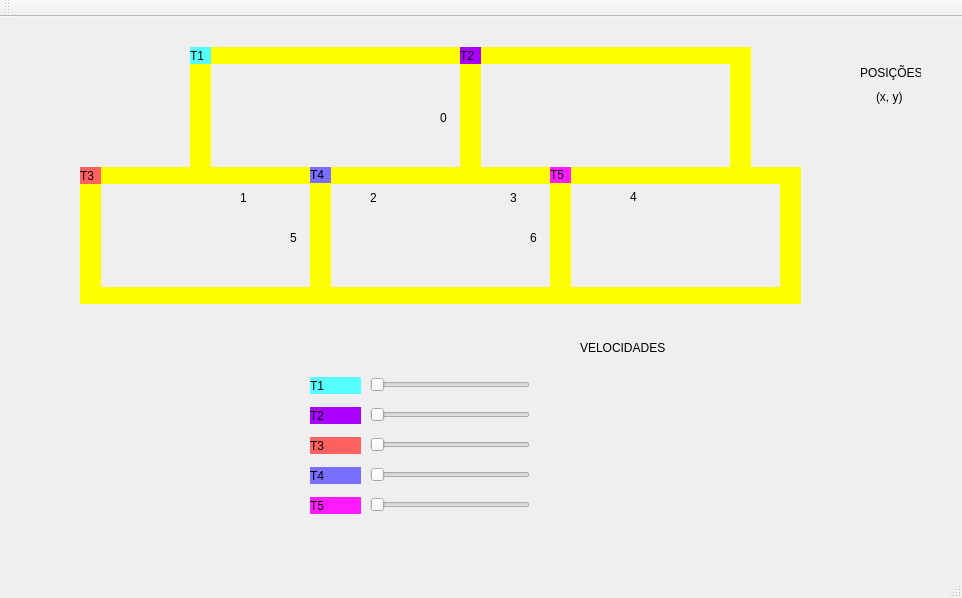
<?xml version="1.0" encoding="UTF-8"?>
<ui version="4.0">
 <class>MainWindow</class>
 <widget class="QMainWindow" name="MainWindow">
  <property name="geometry">
   <rect>
    <x>0</x>
    <y>0</y>
    <width>962</width>
    <height>598</height>
   </rect>
  </property>
  <property name="windowTitle">
   <string>MainWindow</string>
  </property>
  <widget class="QWidget" name="centralWidget">
   <widget class="QLabel" name="label_trem1">
    <property name="geometry">
     <rect>
      <x>190</x>
      <y>30</y>
      <width>21</width>
      <height>17</height>
     </rect>
    </property>
    <property name="styleSheet">
     <string notr="true">background-color: rgb(85, 255, 255);</string>
    </property>
    <property name="text">
     <string>T1</string>
    </property>
   </widget>
   <widget class="QLabel" name="label_trilho1">
    <property name="geometry">
     <rect>
      <x>210</x>
      <y>30</y>
      <width>250</width>
      <height>17</height>
     </rect>
    </property>
    <property name="styleSheet">
     <string notr="true">QLabel { background: yellow}</string>
    </property>
    <property name="text">
     <string/>
    </property>
   </widget>
   <widget class="QLabel" name="label_trilho2">
    <property name="geometry">
     <rect>
      <x>210</x>
      <y>150</y>
      <width>250</width>
      <height>17</height>
     </rect>
    </property>
    <property name="styleSheet">
     <string notr="true">QLabel { background: yellow}</string>
    </property>
    <property name="text">
     <string/>
    </property>
   </widget>
   <widget class="QLabel" name="label_trilho3">
    <property name="geometry">
     <rect>
      <x>460</x>
      <y>30</y>
      <width>21</width>
      <height>137</height>
     </rect>
    </property>
    <property name="styleSheet">
     <string notr="true">QLabel { background: yellow}</string>
    </property>
    <property name="text">
     <string/>
    </property>
   </widget>
   <widget class="QLabel" name="label_trilho4">
    <property name="geometry">
     <rect>
      <x>190</x>
      <y>30</y>
      <width>21</width>
      <height>137</height>
     </rect>
    </property>
    <property name="styleSheet">
     <string notr="true">QLabel { background: yellow}</string>
    </property>
    <property name="text">
     <string/>
    </property>
   </widget>
   <widget class="QLabel" name="label_trilho4_2">
    <property name="geometry">
     <rect>
      <x>730</x>
      <y>30</y>
      <width>21</width>
      <height>137</height>
     </rect>
    </property>
    <property name="styleSheet">
     <string notr="true">QLabel { background: yellow}</string>
    </property>
    <property name="text">
     <string/>
    </property>
   </widget>
   <widget class="QLabel" name="label_trilho1_2">
    <property name="geometry">
     <rect>
      <x>480</x>
      <y>30</y>
      <width>250</width>
      <height>17</height>
     </rect>
    </property>
    <property name="styleSheet">
     <string notr="true">QLabel { background: yellow}</string>
    </property>
    <property name="text">
     <string/>
    </property>
   </widget>
   <widget class="QLabel" name="label_trilho2_2">
    <property name="geometry">
     <rect>
      <x>480</x>
      <y>150</y>
      <width>250</width>
      <height>17</height>
     </rect>
    </property>
    <property name="styleSheet">
     <string notr="true">QLabel { background: yellow}</string>
    </property>
    <property name="text">
     <string/>
    </property>
   </widget>
   <widget class="QLabel" name="label_trem2">
    <property name="geometry">
     <rect>
      <x>460</x>
      <y>30</y>
      <width>21</width>
      <height>17</height>
     </rect>
    </property>
    <property name="styleSheet">
     <string notr="true">background-color: rgb(170, 0, 255);</string>
    </property>
    <property name="text">
     <string>T2</string>
    </property>
   </widget>
   <widget class="QLabel" name="label_trem4">
    <property name="geometry">
     <rect>
      <x>310</x>
      <y>150</y>
      <width>21</width>
      <height>16</height>
     </rect>
    </property>
    <property name="styleSheet">
     <string notr="true">background-color: rgb(120, 110, 255);</string>
    </property>
    <property name="text">
     <string>T4</string>
    </property>
   </widget>
   <widget class="QLabel" name="label_trem5">
    <property name="geometry">
     <rect>
      <x>550</x>
      <y>150</y>
      <width>21</width>
      <height>16</height>
     </rect>
    </property>
    <property name="styleSheet">
     <string notr="true">background-color: rgb(255, 26, 255);</string>
    </property>
    <property name="text">
     <string>T5</string>
    </property>
   </widget>
   <widget class="QLabel" name="label_trem3">
    <property name="geometry">
     <rect>
      <x>80</x>
      <y>150</y>
      <width>21</width>
      <height>17</height>
     </rect>
    </property>
    <property name="styleSheet">
     <string notr="true">background-color: rgb(255, 96, 96);</string>
    </property>
    <property name="lineWidth">
     <number>1</number>
    </property>
    <property name="text">
     <string>T3</string>
    </property>
   </widget>
   <widget class="QLabel" name="label_trilho2_3">
    <property name="geometry">
     <rect>
      <x>80</x>
      <y>270</y>
      <width>250</width>
      <height>17</height>
     </rect>
    </property>
    <property name="styleSheet">
     <string notr="true">QLabel { background: yellow}</string>
    </property>
    <property name="text">
     <string/>
    </property>
   </widget>
   <widget class="QLabel" name="label_trilho4_3">
    <property name="geometry">
     <rect>
      <x>310</x>
      <y>150</y>
      <width>21</width>
      <height>137</height>
     </rect>
    </property>
    <property name="styleSheet">
     <string notr="true">QLabel { background: yellow}</string>
    </property>
    <property name="text">
     <string/>
    </property>
   </widget>
   <widget class="QLabel" name="label_trilho4_4">
    <property name="geometry">
     <rect>
      <x>80</x>
      <y>150</y>
      <width>21</width>
      <height>137</height>
     </rect>
    </property>
    <property name="styleSheet">
     <string notr="true">QLabel { background: yellow}</string>
    </property>
    <property name="text">
     <string/>
    </property>
   </widget>
   <widget class="QLabel" name="label_trilho2_4">
    <property name="geometry">
     <rect>
      <x>80</x>
      <y>150</y>
      <width>250</width>
      <height>17</height>
     </rect>
    </property>
    <property name="styleSheet">
     <string notr="true">QLabel { background: yellow}</string>
    </property>
    <property name="text">
     <string/>
    </property>
   </widget>
   <widget class="QLabel" name="label_trilho2_5">
    <property name="geometry">
     <rect>
      <x>320</x>
      <y>270</y>
      <width>250</width>
      <height>17</height>
     </rect>
    </property>
    <property name="styleSheet">
     <string notr="true">QLabel { background: yellow}</string>
    </property>
    <property name="text">
     <string/>
    </property>
   </widget>
   <widget class="QLabel" name="label_trilho3_2">
    <property name="geometry">
     <rect>
      <x>550</x>
      <y>150</y>
      <width>21</width>
      <height>137</height>
     </rect>
    </property>
    <property name="styleSheet">
     <string notr="true">QLabel { background: yellow}</string>
    </property>
    <property name="text">
     <string/>
    </property>
   </widget>
   <widget class="QLabel" name="label_trilho3_3">
    <property name="geometry">
     <rect>
      <x>780</x>
      <y>150</y>
      <width>21</width>
      <height>137</height>
     </rect>
    </property>
    <property name="styleSheet">
     <string notr="true">QLabel { background: yellow}</string>
    </property>
    <property name="text">
     <string/>
    </property>
   </widget>
   <widget class="QLabel" name="label_trilho2_6">
    <property name="geometry">
     <rect>
      <x>550</x>
      <y>270</y>
      <width>250</width>
      <height>17</height>
     </rect>
    </property>
    <property name="styleSheet">
     <string notr="true">QLabel { background: yellow}</string>
    </property>
    <property name="text">
     <string/>
    </property>
   </widget>
   <widget class="QLabel" name="label_trilho2_7">
    <property name="geometry">
     <rect>
      <x>550</x>
      <y>150</y>
      <width>250</width>
      <height>17</height>
     </rect>
    </property>
    <property name="styleSheet">
     <string notr="true">QLabel { background: yellow}</string>
    </property>
    <property name="text">
     <string/>
    </property>
   </widget>
   <widget class="QSlider" name="vel_trem1">
    <property name="geometry">
     <rect>
      <x>370</x>
      <y>360</y>
      <width>160</width>
      <height>16</height>
     </rect>
    </property>
    <property name="minimum">
     <number>0</number>
    </property>
    <property name="maximum">
     <number>200</number>
    </property>
    <property name="orientation">
     <enum>Qt::Horizontal</enum>
    </property>
   </widget>
   <widget class="QLabel" name="label_trem5_2">
    <property name="geometry">
     <rect>
      <x>310</x>
      <y>360</y>
      <width>51</width>
      <height>17</height>
     </rect>
    </property>
    <property name="styleSheet">
     <string notr="true">background-color: rgb(85, 255, 255);</string>
    </property>
    <property name="lineWidth">
     <number>1</number>
    </property>
    <property name="text">
     <string>T1</string>
    </property>
   </widget>
   <widget class="QLabel" name="label_trem2_2">
    <property name="geometry">
     <rect>
      <x>310</x>
      <y>390</y>
      <width>51</width>
      <height>17</height>
     </rect>
    </property>
    <property name="styleSheet">
     <string notr="true">background-color: rgb(170, 0, 255);</string>
    </property>
    <property name="text">
     <string>T2</string>
    </property>
   </widget>
   <widget class="QSlider" name="vel_trem2">
    <property name="geometry">
     <rect>
      <x>370</x>
      <y>390</y>
      <width>160</width>
      <height>16</height>
     </rect>
    </property>
    <property name="maximum">
     <number>200</number>
    </property>
    <property name="orientation">
     <enum>Qt::Horizontal</enum>
    </property>
   </widget>
   <widget class="QSlider" name="vel_trem3">
    <property name="geometry">
     <rect>
      <x>370</x>
      <y>420</y>
      <width>160</width>
      <height>16</height>
     </rect>
    </property>
    <property name="maximum">
     <number>200</number>
    </property>
    <property name="orientation">
     <enum>Qt::Horizontal</enum>
    </property>
   </widget>
   <widget class="QLabel" name="label_trem2_3">
    <property name="geometry">
     <rect>
      <x>310</x>
      <y>420</y>
      <width>51</width>
      <height>17</height>
     </rect>
    </property>
    <property name="styleSheet">
     <string notr="true">background-color: rgb(255, 96, 96);</string>
    </property>
    <property name="text">
     <string>T3</string>
    </property>
   </widget>
   <widget class="QLabel" name="label_trem2_4">
    <property name="geometry">
     <rect>
      <x>310</x>
      <y>450</y>
      <width>51</width>
      <height>17</height>
     </rect>
    </property>
    <property name="styleSheet">
     <string notr="true">background-color: rgb(120, 110, 255);</string>
    </property>
    <property name="text">
     <string>T4</string>
    </property>
   </widget>
   <widget class="QSlider" name="vel_trem4">
    <property name="geometry">
     <rect>
      <x>370</x>
      <y>450</y>
      <width>160</width>
      <height>16</height>
     </rect>
    </property>
    <property name="maximum">
     <number>200</number>
    </property>
    <property name="orientation">
     <enum>Qt::Horizontal</enum>
    </property>
   </widget>
   <widget class="QSlider" name="vel_trem5">
    <property name="geometry">
     <rect>
      <x>370</x>
      <y>480</y>
      <width>160</width>
      <height>16</height>
     </rect>
    </property>
    <property name="maximum">
     <number>200</number>
    </property>
    <property name="orientation">
     <enum>Qt::Horizontal</enum>
    </property>
   </widget>
   <widget class="QLabel" name="label_trem2_5">
    <property name="geometry">
     <rect>
      <x>310</x>
      <y>480</y>
      <width>51</width>
      <height>17</height>
     </rect>
    </property>
    <property name="styleSheet">
     <string notr="true">background-color: rgb(255, 26, 255);</string>
    </property>
    <property name="text">
     <string>T5</string>
    </property>
   </widget>
   <widget class="QLabel" name="label">
    <property name="geometry">
     <rect>
      <x>860</x>
      <y>40</y>
      <width>61</width>
      <height>31</height>
     </rect>
    </property>
    <property name="text">
     <string>POSIÇÕES</string>
    </property>
   </widget>
   <widget class="QLabel" name="label_2">
    <property name="geometry">
     <rect>
      <x>876</x>
      <y>70</y>
      <width>41</width>
      <height>20</height>
     </rect>
    </property>
    <property name="text">
     <string>(x, y)</string>
    </property>
   </widget>
   <widget class="QLabel" name="t1x">
    <property name="geometry">
     <rect>
      <x>840</x>
      <y>100</y>
      <width>41</width>
      <height>16</height>
     </rect>
    </property>
    <property name="text">
     <string/>
    </property>
   </widget>
   <widget class="QLabel" name="t1y">
    <property name="geometry">
     <rect>
      <x>900</x>
      <y>100</y>
      <width>41</width>
      <height>16</height>
     </rect>
    </property>
    <property name="text">
     <string/>
    </property>
   </widget>
   <widget class="QLabel" name="t2y">
    <property name="geometry">
     <rect>
      <x>900</x>
      <y>120</y>
      <width>41</width>
      <height>16</height>
     </rect>
    </property>
    <property name="text">
     <string/>
    </property>
   </widget>
   <widget class="QLabel" name="t2x">
    <property name="geometry">
     <rect>
      <x>840</x>
      <y>120</y>
      <width>41</width>
      <height>16</height>
     </rect>
    </property>
    <property name="text">
     <string/>
    </property>
   </widget>
   <widget class="QLabel" name="t5y">
    <property name="geometry">
     <rect>
      <x>900</x>
      <y>210</y>
      <width>41</width>
      <height>16</height>
     </rect>
    </property>
    <property name="text">
     <string/>
    </property>
   </widget>
   <widget class="QLabel" name="t3x">
    <property name="geometry">
     <rect>
      <x>840</x>
      <y>150</y>
      <width>41</width>
      <height>16</height>
     </rect>
    </property>
    <property name="text">
     <string/>
    </property>
   </widget>
   <widget class="QLabel" name="t4y">
    <property name="geometry">
     <rect>
      <x>900</x>
      <y>180</y>
      <width>41</width>
      <height>16</height>
     </rect>
    </property>
    <property name="text">
     <string/>
    </property>
   </widget>
   <widget class="QLabel" name="t4x">
    <property name="geometry">
     <rect>
      <x>840</x>
      <y>180</y>
      <width>41</width>
      <height>16</height>
     </rect>
    </property>
    <property name="text">
     <string/>
    </property>
   </widget>
   <widget class="QLabel" name="t3y">
    <property name="geometry">
     <rect>
      <x>900</x>
      <y>150</y>
      <width>41</width>
      <height>16</height>
     </rect>
    </property>
    <property name="text">
     <string/>
    </property>
   </widget>
   <widget class="QLabel" name="t5x">
    <property name="geometry">
     <rect>
      <x>840</x>
      <y>210</y>
      <width>41</width>
      <height>16</height>
     </rect>
    </property>
    <property name="text">
     <string/>
    </property>
   </widget>
   <widget class="QLabel" name="label_3">
    <property name="geometry">
     <rect>
      <x>580</x>
      <y>320</y>
      <width>91</width>
      <height>21</height>
     </rect>
    </property>
    <property name="text">
     <string>VELOCIDADES</string>
    </property>
   </widget>
   <widget class="QLabel" name="t1Vel">
    <property name="geometry">
     <rect>
      <x>580</x>
      <y>360</y>
      <width>57</width>
      <height>15</height>
     </rect>
    </property>
    <property name="text">
     <string/>
    </property>
   </widget>
   <widget class="QLabel" name="t2Vel">
    <property name="geometry">
     <rect>
      <x>580</x>
      <y>390</y>
      <width>57</width>
      <height>15</height>
     </rect>
    </property>
    <property name="text">
     <string/>
    </property>
   </widget>
   <widget class="QLabel" name="t3Vel">
    <property name="geometry">
     <rect>
      <x>580</x>
      <y>420</y>
      <width>57</width>
      <height>15</height>
     </rect>
    </property>
    <property name="text">
     <string/>
    </property>
   </widget>
   <widget class="QLabel" name="t4Vel">
    <property name="geometry">
     <rect>
      <x>580</x>
      <y>450</y>
      <width>57</width>
      <height>15</height>
     </rect>
    </property>
    <property name="text">
     <string/>
    </property>
   </widget>
   <widget class="QLabel" name="t5Vel">
    <property name="geometry">
     <rect>
      <x>580</x>
      <y>480</y>
      <width>57</width>
      <height>15</height>
     </rect>
    </property>
    <property name="text">
     <string/>
    </property>
   </widget>
   <widget class="QLabel" name="label_4">
    <property name="geometry">
     <rect>
      <x>440</x>
      <y>90</y>
      <width>21</width>
      <height>21</height>
     </rect>
    </property>
    <property name="text">
     <string>0</string>
    </property>
   </widget>
   <widget class="QLabel" name="label_5">
    <property name="geometry">
     <rect>
      <x>240</x>
      <y>170</y>
      <width>21</width>
      <height>21</height>
     </rect>
    </property>
    <property name="text">
     <string>1</string>
    </property>
   </widget>
   <widget class="QLabel" name="label_6">
    <property name="geometry">
     <rect>
      <x>370</x>
      <y>170</y>
      <width>21</width>
      <height>21</height>
     </rect>
    </property>
    <property name="text">
     <string>2</string>
    </property>
   </widget>
   <widget class="QLabel" name="label_7">
    <property name="geometry">
     <rect>
      <x>510</x>
      <y>170</y>
      <width>21</width>
      <height>21</height>
     </rect>
    </property>
    <property name="text">
     <string>3</string>
    </property>
   </widget>
   <widget class="QLabel" name="label_8">
    <property name="geometry">
     <rect>
      <x>630</x>
      <y>170</y>
      <width>21</width>
      <height>20</height>
     </rect>
    </property>
    <property name="text">
     <string>4</string>
    </property>
   </widget>
   <widget class="QLabel" name="label_9">
    <property name="geometry">
     <rect>
      <x>290</x>
      <y>210</y>
      <width>21</width>
      <height>21</height>
     </rect>
    </property>
    <property name="text">
     <string>5</string>
    </property>
   </widget>
   <widget class="QLabel" name="label_10">
    <property name="geometry">
     <rect>
      <x>530</x>
      <y>210</y>
      <width>21</width>
      <height>21</height>
     </rect>
    </property>
    <property name="text">
     <string>6</string>
    </property>
   </widget>
   <zorder>label_trilho2</zorder>
   <zorder>label_trilho2_2</zorder>
   <zorder>label_trilho4_2</zorder>
   <zorder>label_trilho3_2</zorder>
   <zorder>label_trilho4_3</zorder>
   <zorder>label_trilho2_7</zorder>
   <zorder>label_trilho2_4</zorder>
   <zorder>label_trilho2_3</zorder>
   <zorder>label_trilho1</zorder>
   <zorder>label_trilho3</zorder>
   <zorder>label_trilho4</zorder>
   <zorder>label_trilho1_2</zorder>
   <zorder>label_trilho4_4</zorder>
   <zorder>label_trilho2_5</zorder>
   <zorder>label_trilho3_3</zorder>
   <zorder>label_trilho2_6</zorder>
   <zorder>vel_trem1</zorder>
   <zorder>label_trem5_2</zorder>
   <zorder>label_trem2_2</zorder>
   <zorder>vel_trem2</zorder>
   <zorder>vel_trem3</zorder>
   <zorder>label_trem2_3</zorder>
   <zorder>label_trem2_4</zorder>
   <zorder>vel_trem4</zorder>
   <zorder>vel_trem5</zorder>
   <zorder>label_trem2_5</zorder>
   <zorder>label</zorder>
   <zorder>label_2</zorder>
   <zorder>t1x</zorder>
   <zorder>t1y</zorder>
   <zorder>t2y</zorder>
   <zorder>t2x</zorder>
   <zorder>t5y</zorder>
   <zorder>t3x</zorder>
   <zorder>t4y</zorder>
   <zorder>t4x</zorder>
   <zorder>t3y</zorder>
   <zorder>t5x</zorder>
   <zorder>label_3</zorder>
   <zorder>t1Vel</zorder>
   <zorder>t2Vel</zorder>
   <zorder>t3Vel</zorder>
   <zorder>t4Vel</zorder>
   <zorder>t5Vel</zorder>
   <zorder>label_4</zorder>
   <zorder>label_5</zorder>
   <zorder>label_6</zorder>
   <zorder>label_7</zorder>
   <zorder>label_8</zorder>
   <zorder>label_9</zorder>
   <zorder>label_10</zorder>
   <zorder>label_trem4</zorder>
   <zorder>label_trem3</zorder>
   <zorder>label_trem1</zorder>
   <zorder>label_trem2</zorder>
   <zorder>label_trem5</zorder>
  </widget>
  <widget class="QMenuBar" name="menuBar">
   <property name="geometry">
    <rect>
     <x>0</x>
     <y>0</y>
     <width>962</width>
     <height>20</height>
    </rect>
   </property>
  </widget>
  <widget class="QToolBar" name="mainToolBar">
   <attribute name="toolBarArea">
    <enum>TopToolBarArea</enum>
   </attribute>
   <attribute name="toolBarBreak">
    <bool>false</bool>
   </attribute>
  </widget>
  <widget class="QStatusBar" name="statusBar"/>
 </widget>
 <layoutdefault spacing="6" margin="11"/>
 <resources/>
 <connections/>
</ui>
